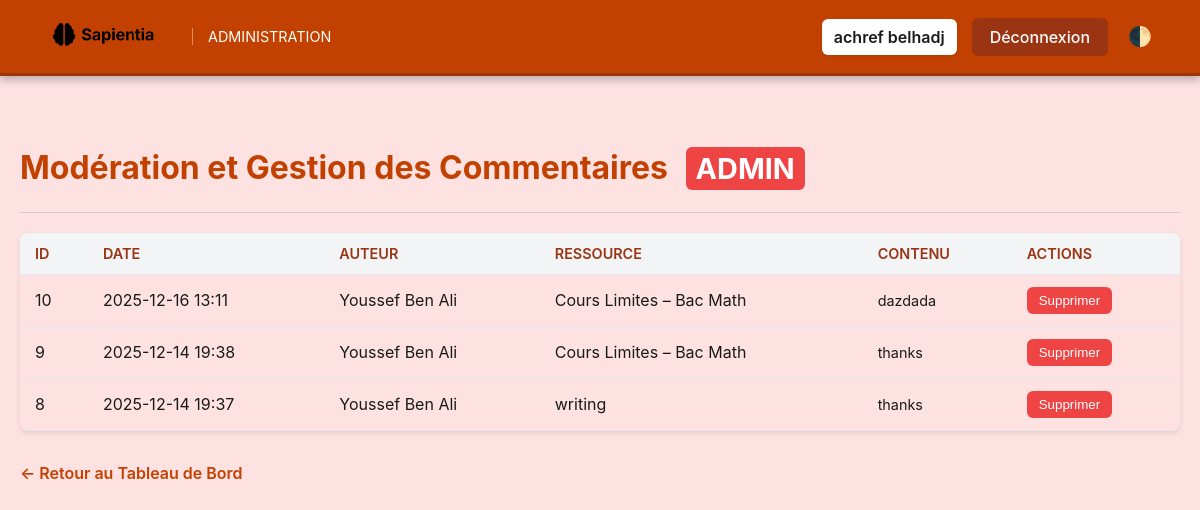
/admin/admin_manage_comments.php (signed in), run on the app's committed database.
### tables this page shows
CREATE TABLE `commentaire` (
  `id_commentaire` int(11) NOT NULL,
  `id_utilisateur` int(11) DEFAULT NULL,
  `id_ressource` int(11) DEFAULT NULL,
  `contenu` text DEFAULT NULL,
  `date_commentaire` timestamp NOT NULL DEFAULT current_timestamp()
);

CREATE TABLE `utilisateur` (
  `id_utilisateur` int(11) NOT NULL,
  `nom` varchar(50) DEFAULT NULL,
  `prenom` varchar(50) DEFAULT NULL,
  `email` varchar(100) DEFAULT NULL,
  `mot_de_passe` varchar(255) DEFAULT NULL,
  `role` enum('admin','eleve') DEFAULT 'eleve',
  `date_inscription` timestamp NOT NULL DEFAULT current_timestamp(),
  `date_naissance` date NOT NULL,
  `numero` varchar(20) NOT NULL
);

CREATE TABLE `ressource` (
  `id_ressource` int(11) NOT NULL,
  `id_chapitre` int(11) DEFAULT NULL,
  `type` varchar(50) DEFAULT NULL,
  `titre` varchar(100) DEFAULT NULL,
  `fichier_url` varchar(255) DEFAULT NULL,
  `date_ajout` timestamp NOT NULL DEFAULT current_timestamp(),
  `contenu` longtext DEFAULT NULL
);

### admin/admin_manage_comments.php (the view, shortened to what this page needs)
<?php
include "../connection.php";
$display_name = htmlspecialchars(trim(($_SESSION['prenom'] ?? '') . ' ' . ($_SESSION['nom'] ?? 'Admin')));
$comments = [];
if (!$conn->connect_error) {
    try {
        $sql = "SELECT
                    c.id_commentaire,
                    c.contenu,
                    c.date_commentaire,
                    u.nom AS auteur_nom,
                    u.prenom AS auteur_prenom,
                    r.titre AS ressource_titre
                FROM commentaire c
                JOIN utilisateur u ON c.id_utilisateur = u.id_utilisateur
                JOIN ressource r ON c.id_ressource = r.id_ressource
                ORDER BY c.date_commentaire DESC";
        $result = $conn->query($sql);
        if ($result) {
            $comments = $result->fetch_all(MYSQLI_ASSOC);
        } else {
            throw new Exception("Erreur de requête SQL: " . $conn->error);
        }
    } catch (Exception $e) {
        error_log("DB Error fetching comments: " . $e->getMessage());
        $error_message = "Une erreur est survenue lors du chargement des commentaires: " . $e->getMessage();
    }
}
?>
<!DOCTYPE html>
<html lang="fr">
<head>
    <link rel="stylesheet" href="../css/admin.css">
    <link rel="stylesheet" href="../css/pages/admin_manage_comments.css">
</head>
<body>
    <nav class="navbar">
        <div class="logo-area">
            <a href="admin_dashboard.php">
                <img src="../DDD-removebg-preview.png" onerror="this.src='https://placehold.co/35x35/FFFFFF/c24100?text=ADM';" alt="Logo Admin">
            </a>
            <span class="admin-title">ADMINISTRATION</span>
        </div>
        <div class="user-menu">
            <span class="user-name">
                <?php echo $display_name; ?>
            </span>
            <a href="../logout.php" class="logout-btn">
                Déconnexion
            </a>
            <button id="dark-toggle">🌓</button>
        </div>
    </nav>
    <div class="content-container">
        <h1>Modération et Gestion des Commentaires <span class="role-badge">ADMIN</span></h1>
        <hr style="margin: 20px 0; border: 0; border-top: 1px solid #ccc;">
        <div class="comment-table-wrapper">
            <table class="comment-table">
                <thead>
                    <tr>
                        <th>ID</th>
                        <th>Date</th>
                        <th>Auteur</th>
                        <th>Ressource</th>
                        <th>Contenu</th>
                        <th>Actions</th>
                    </tr>
                </thead>
                <tbody>
                    <?php if (count($comments) > 0): ?>
                        <?php foreach ($comments as $comment): ?>
                            <tr>
                                <td><?php echo htmlspecialchars($comment['id_commentaire']); ?></td>
                                <td><?php echo date('Y-m-d H:i', strtotime(htmlspecialchars($comment['date_commentaire']))); ?></td>
                                <td><?php echo htmlspecialchars(trim($comment['auteur_prenom'] . ' ' . $comment['auteur_nom'])); ?></td>
                                <td><?php echo htmlspecialchars($comment['ressource_titre']); ?></td>
                                <td class="comment-content" title="<?php echo htmlspecialchars($comment['contenu']); ?>"><?php echo htmlspecialchars($comment['contenu']); ?></td>
                                <td>
                                    <button class="action-btn" onclick="confirmDelete(<?php echo $comment['id_commentaire']; ?>)">Supprimer</button>
                                </td>
                            </tr>
                        <?php endforeach; ?>
                    <?php endif; ?>
                </tbody>
            </table>
        </div>
        <a href="admin_dashboard.php" class="btn-back">← Retour au Tableau de Bord</a>
    </div>
</body>
</html>

### css/admin.css (style rules this page uses)
:root { --text-dark: #1a1a1a; --card-bg: white; --admin-bg: #fee2e2; --dark-bg: #0f172a; --dark-card-bg: #1e293b; --dark-primary-light: #facc15; --dark-text: #cbd5e1; --dark-border: #334155; }
body { font-family: 'Inter', Arial, sans-serif; background-color: var(--admin-bg); margin: 0; color: var(--text-dark); transition: background-color 0.3s, color 0.3s; }
.navbar { background-color: var(--primary); border-bottom: 3px solid var(--primary-dark); padding: 1rem 3rem; display: flex; justify-content: space-between; align-items: center; box-shadow: 0 4px 8px rgba(0,0,0,0.25); }
.navbar .logo-area { display: flex; align-items: center; }
.navbar .logo-area a { text-decoration: none; }
.navbar .logo-area img { height: 35px; filter: invert(1); }
.navbar .logo-area .admin-title { font-size: 0.9rem; font-weight: 400; color: #fffff8; border-left: 1px solid rgba(255,255,255,0.4); padding-left: 15px; }
.user-menu { display: flex; align-items: center; gap: 15px; }
.user-menu .user-name { font-weight: 600; color: var(--text-dark); padding: 8px 12px; border-radius: 6px; background-color: white; box-shadow: 0 1px 3px rgba(0,0,0,0.1); }
.user-menu .logout-btn { background-color: var(--primary-dark); color: white; padding: 9px 18px; border-radius: 6px; text-decoration: none; font-weight: 500; transition: background-color 0.2s, transform 0.1s; }
#dark-toggle { background: none; border: none; color: white; font-size: 1.2rem; cursor: pointer; padding: 0; margin-left: 5px; }
.content-container { max-width: 800px; margin: 30px auto; padding: 20px; transition: background-color 0.3s, box-shadow 0.3s; }
.content-container h1 { color: var(--primary); transition: color 0.3s; }
.role-badge { display: inline-block; background-color: #ef4444; color: white; padding: 4px 10px; border-radius: 6px; font-size: 0.9em; font-weight: bold; margin-left: 10px; }
.btn-back { color: var(--primary); text-decoration: none; font-weight: 600; }

### data on the page
commentaire: id_commentaire "10", date_commentaire "2025-12-16 13:11", id_utilisateur.nom "Youssef Ben Ali", id_ressource.titre "Cours Limites – Bac Math", contenu "dazdada"
commentaire: id_commentaire "9", date_commentaire "2025-12-14 19:38", id_utilisateur.nom "Youssef Ben Ali", id_ressource.titre "Cours Limites – Bac Math", contenu "thanks"
commentaire: id_commentaire "8", date_commentaire "2025-12-14 19:37", id_utilisateur.nom "Youssef Ben Ali", id_ressource.titre "writing", contenu "thanks"

### other printed values
$display_name "achref belhadj"
